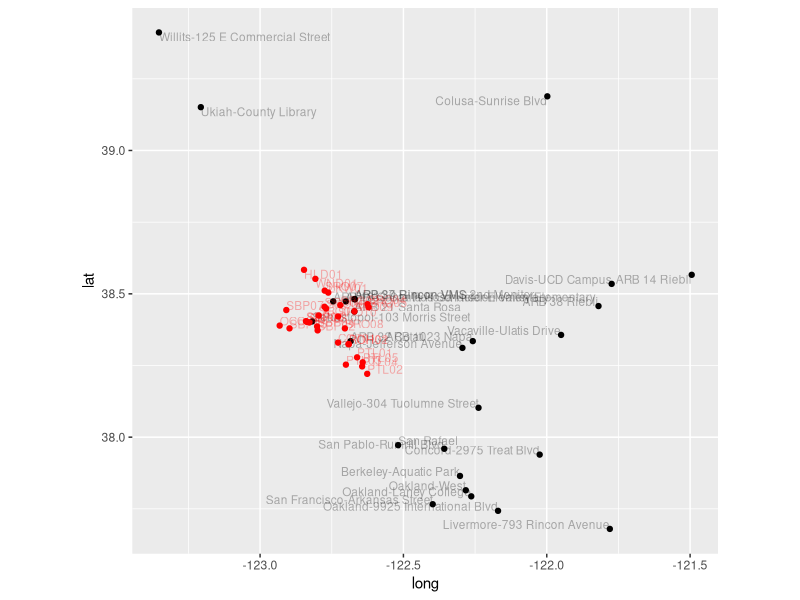

Generate this figure with R:
## ---- chunk 1

knitr::opts_chunk$set(echo = TRUE)

## ---- chunk 2

library(tidyverse)

## ---- chunk 3

st_sensors <- read_csv(file = "../data/aq_sensors.csv")
st_sensors <- filter(st_sensors, `sensor class` == "short_term")

#the pm 2.5 dataset was a large file (10 MB), so I filtered it to only include sites within ~1 deg of the centerpoint of sampling sites in Excel prior to adding to project

long_term_pm25 <- read_csv("../data/long_term_pm25.csv")
lt_sensors <-long_term_pm25 %>%
  distinct(name, .keep_all = TRUE) %>%
  transmute(name, "sensor class" = "long_term", latitude, longitude)

farms <- read_csv(file = "../data/farm_data.csv")
hysplit <- readxl::read_xlsx(path = "../data/HYSPLIT_data.xlsx")

all(sort(hysplit$Address)==sort(farms$address))

## ---- chunk 4

#farm

farms <- left_join(farms, hysplit, by = c("address" = "Address"))

farms <- farms %>%
  select(address, Key, long, lat, `Exposure (raw, final model, normalized)`, `Exposure (smoothed, final model, normalized)`, `Rank (raw)`, `Rank (smoothed)`)

rm(list = "hysplit")

#aq_sensors

aq_sensors <- rbind(lt_sensors, st_sensors)
rm(list = c("lt_sensors", "st_sensors"))
aq_sensors <- rename(aq_sensors, lat = latitude, long = longitude)

## ---- chunk 5

ggplot(NULL, aes(long, lat)) +
  geom_point(data = aq_sensors) +
  geom_text(data = aq_sensors, color = "black", alpha = .3, aes(label = name), hjust = "inward", vjust = "inward", size = 3) +
  geom_point(data = farms, color = "red") +
  geom_text(data = farms, color = "red", alpha = .3, aes(label = Key), hjust = "inward", vjust = "inward", size = 3) +
  coord_fixed()

## ---- chunk 6



